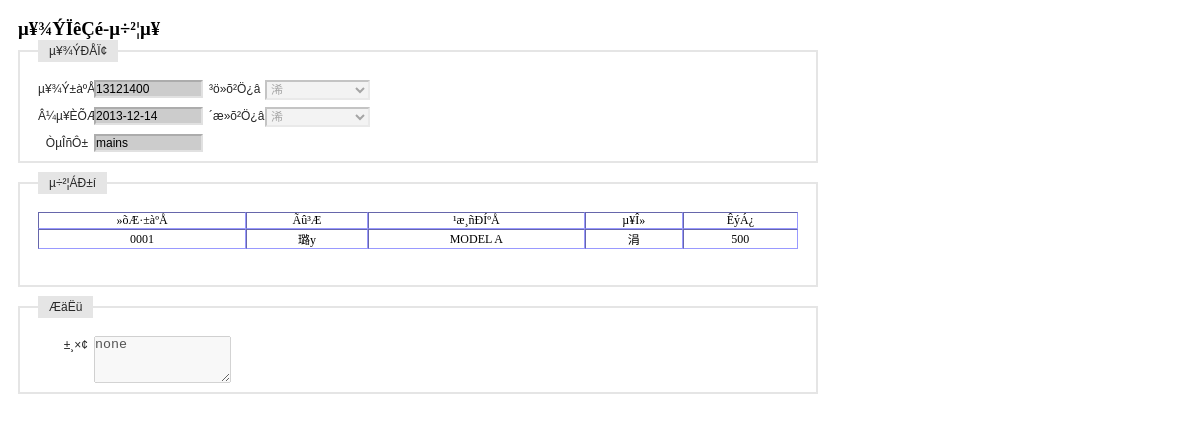
/receipt_exchange/receipt_show_exchange.php?id=13121400 (signed in), run on an earlier commit of the app's database.
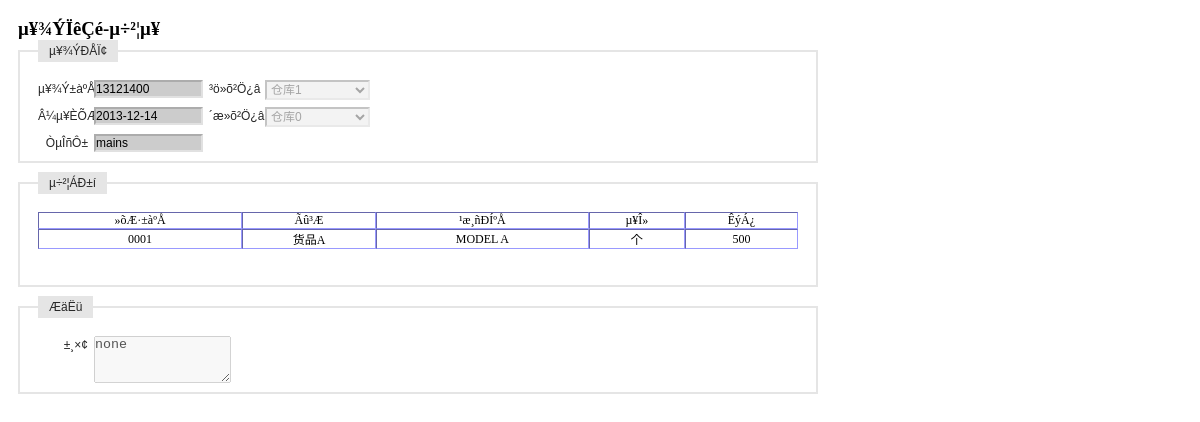
And on a later commit of the database.
### tables this page shows
CREATE TABLE `table_warehouse` (
  `id` varchar(4) NOT NULL,
  `name` varchar(10) NOT NULL,
  `fuzeren` varchar(10) default NULL,
  `phone` varchar(8) default NULL,
  `address` varchar(50) default NULL,
  `remark` varchar(50) default NULL,
  PRIMARY KEY  (`id`,`name`)
);

CREATE TABLE `tb_product` (
  `id` int(4) NOT NULL auto_increment,
  `maintype` varchar(20) NOT NULL,
  `subtype` varchar(20) NOT NULL,
  `name` varchar(20) NOT NULL,
  `encode` varchar(20) NOT NULL,
  `barcode` varchar(20) NOT NULL,
  `size` varchar(20) NOT NULL,
  `unit` varchar(10) NOT NULL,
  `upperlimit` int(4) NOT NULL,
  `lowerlimit` int(4) NOT NULL,
  `inprice` int(4) NOT NULL,
  `outprice` int(4) NOT NULL,
  `tupian` varchar(100) NOT NULL,
  `jianjie` mediumtext NOT NULL,
  `addtime` varchar(20) NOT NULL,
  PRIMARY KEY  (`id`,`encode`,`barcode`)
);

### receipt_exchange/receipt_show_exchange.php (the view, shortened to what this page needs)
<?php
	$id = $_GET[id];
	$query = "select * from test_exchange where id = '$id'";
	$result = mysql_query($query);
	$RS = mysql_fetch_array($result);
	$date = $RS[date];
	$yewuyuan = $RS[yewuyuan];
	$itemstr = $RS[itemstring];
	$remark = $RS[remark];
	$query = "select name from table_warehouse where id = '$RS[warehouse]'";
	$result_warehouse = mysql_query($query);
	$RS2 = mysql_fetch_array($result_warehouse);
	$warehouse = $RS2[name];
	$query = "select name from table_warehouse where id = '$RS[warehouse2]'";
	$result_warehouse = mysql_query($query);
	$RS2 = mysql_fetch_array($result_warehouse);
	$warehouse2 = $RS2[name];
?>
<!DOCTYPE html PUBLIC "-//W3C//DTD XHTML 1.0 Transitional//EN" "http://www.w3.org/TR/xhtml1/DTD/xhtml1-transitional.dtd">
<html xmlns="http://www.w3.org/1999/xhtml">
<head>
</head>
<link rel="stylesheet" type="text/css" href="../css/iframe.css" media="screen" />
<body style="width:800px">
<form id="item_in" name="item_in" method="post" action="../receipt_inout/receipt_in_bg.php" onsubmit=" return checkForm()">
  <h3>µ¥¾ÝÏêÇé-µ÷²¦µ¥</h3>
  <fieldset>
  <legend>µ¥¾ÝÐÅÏ¢</legend>
  <label>µ¥¾Ý±àºÅ</label>
  <input id="id" name="id" type="text" value="<?php echo $id;?>" style="background-color:#CCCCCC" readonly/>
  <label>³ö»õ²Ö¿â</label>
  <select name="company" id="company" disabled>
    <?php echo "<option value='$RS[warehouse]'>$warehouse</option>";?>
  </select>
  <p>&nbsp;</p>
  <label>Â¼µ¥ÈÕÆÚ</label>
  <input name="date" id="date" type="text" value="<?php echo $date;?>" style="background-color:#CCCCCC" readonly/>
  <label>´æ»õ²Ö¿â</label>
  <select id="warehouse" name="warehouse" disabled>
    <?php echo "<option value='$RS[warehouse2]'>$warehouse2</option>";?>
  </select>
  <p>&nbsp;</p>
  <label>ÒµÎñÔ±</label>
  <input id="yewuyuan" name="yewuyuan" type="text" value="<?php echo $yewuyuan;?>" style="background-color:#CCCCCC" readonly/>
  </fieldset>
  <fieldset>
  <legend>µ÷²¦ÁÐ±í</legend>
  <table id="item_list" border="1" width="100%" cellspacing="0" cellpadding="5" style="font-size:12px; border:thin; border-color:#9999FF ">
    <tr align="center">
      <td>»õÆ·±àºÅ</td>
      <td>Ãû³Æ</td>
      <td>¹æ¸ñÐÍºÅ</td>
      <td>µ¥Î»</td>
      <td>ÊýÁ¿</td>
    </tr>
	<?php
		$item_list = explode('|',$itemstr);
		foreach($item_list as $str){
			echo '<tr align="center">';
			$item_info = explode('+',$str);
			$item_id = $item_info[0];
			$item_num = $item_info[1];
			echo "<td>$item_id</td>";
			if(1){
				$query = "select * from tb_product where encode = '$item_id'";
				$result_iteminfo = mysql_query($query);
				$RS2 = mysql_fetch_array($result_iteminfo);
				echo "<td>$RS2[name]</td>";
				echo "<td>$RS2[size]</td>";
				echo "<td>$RS2[unit]</td>";
			}
			else{
				echo "<td></td>";
				echo "<td></td>";
				echo "<td></td>";
			}
			echo "<td>$item_num</td>";
			echo '</tr>';
		}
	?>
  </table>
  <p>&nbsp;</p>
  </fieldset>
  <fieldset>
  <legend>ÆäËü</legend>
  <label>±¸×¢</label>
  <textarea name="remark" cols="15" rows="3" disabled><?php echo $remark;?></textarea>
  </fieldset>
</form>
</body>
</html>

What changed in the data, as far as the page shows it:
removed table_warehouse: company "浠"
removed table_warehouse: warehouse "浠"
added table_warehouse: company "仓库1"
added table_warehouse: warehouse "仓库0"
changed tb_product "MODEL A": name "璐у" → "货品A"; unit "涓" → "个"
